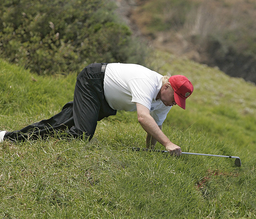
#> input picture HW02/inputs/P5/donald_plays_golf.png, 256 x 219 px, shrunk from 804 x 687 before the run; its folder holds only this picture in this run
$ jupyter execute --allow-errors Q5.ipynb
#> lines starting #> are read from the running program, lines starting #| are printed output that depends on the picture; after the words box and inside, x2 and y2 are one past the last pixel; in counts of white or black regions, pixels touching at a corner belong together
<a href="https://colab.research.google.com/github/nahbos/AUT-DIP/blob/main/HW02/Q5.ipynb" target="_parent"></a>

### - Sobhan Moradian Daghigh
#### - 5/7/2022
#### - DIP - HW02 - Q5

[cell 1]
import numpy as np
import glob
import cv2
from scipy.ndimage.filters import convolve
from numba import jit
from tqdm import trange
from matplotlib import pyplot as plt

# from imageio import imread, imwrite

[cell 2]
from google.colab import drive
drive.mount('/content/drive')

[cell 3]
def load_datas(folder_name):
#> called with folder_name = './drive/MyDrive/DIP-HW02-P5-datas/P5/'
    images = glob.glob('{}*.png'.format(folder_name))
    datas = []
    names = []
    for image in images:
        img = cv2.imread(image)
#> img is the input picture: shape (219, 256, 3); mean B, G, R 74.8, 113.2, 111.9
        img = cv2.cvtColor(img, cv2.COLOR_BGR2RGB)
        datas.append(img)
        names.append(image.split('/')[-1][:-4])
    return datas, names

[cell 4]
images, names = load_datas('./drive/MyDrive/DIP-HW02-P5-datas/P5/')
#> images = 1 item; names = ['donald_plays_golf']

[cell 5]
names
#> Out = ['donald_plays_golf']

# I. Finding the energy map
* Compute the derivative of the image using Sobel filter

[cell 6]
def find_energy_map(img):

  img = cv2.cvtColor(img, cv2.COLOR_BGR2GRAY).astype(np.float32)
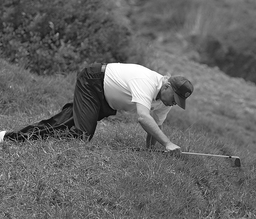
#> img: shape (219, 256) float32; min 0, max 255, mean 101.6

  filter_du = np.array([[1.0, 2.0, 1.0],
                        [0.0, 0.0, 0.0],
                        [-1.0, -2.0, -1.0]])

  filter_dv = np.array([[1.0, 0.0, -1.0],
                        [2.0, 0.0, -2.0],
                        [1.0, 0.0, -1.0]])

  energy_map = np.add(np.absolute(convolve(img, filter_du)), np.absolute(convolve(img, filter_dv)))
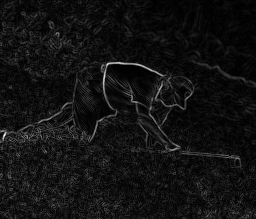
#> energy_map: shape (219, 256) float32; min 0, max 1238, mean 88.4; drawn with min black and max white

  return energy_map

[cell 7]
# Test
energy_map = find_energy_map(images[0])
plt.imshow(energy_map, cmap='gray')
plt.axis('off')
plt.show()

# II. Finding the seam with least energy

[cell 8]
@jit
def backtracker(energy_map, seam_dir):
  if seam_dir == 'horizontal':
    energy_map = np.rot90(energy_map, 1, (0, 1))

  r, c = energy_map.shape

  M = energy_map.copy()
  backtrack = np.zeros_like(M, dtype=int)

  for i in range(1, r):
      for j in range(0, c):
          if j == 0:
              idx = np.argmin(M[i - 1, j:j + 2])
              backtrack[i, j] = idx + j
              min_energy = M[i - 1, idx + j]
          else:
              idx = np.argmin(M[i - 1, j - 1:j + 2])
              backtrack[i, j] = idx + j - 1
              min_energy = M[i - 1, idx + j - 1]

          M[i, j] += min_energy

  if seam_dir == 'horizontal':
    M = np.rot90(M, 1, (0, 1))

  return M, backtrack

[cell 9]
@jit
def find_seams_list(energy_map, seam_dir, seam_num):

  r, c = energy_map.shape

  seams = []
  for _ in range(seam_num):
    mask = np.ones((r, c))
    M, backtrack = backtracker(energy_map, seam_dir)
    seam = []
    j = np.argmin(M[-1])
    for i in reversed(range(r)):
      seam.append((i, j))
      j = backtrack[i, j]

      mask[i, j] = 0

    energy_map = energy_map[mask==1].reshape((r, c - 1))
    c -= 1
    seams.append(seam)

  return seams, energy_map

[cell 10]
seams_list, resized_energy_map = find_seams_list(energy_map=energy_map, seam_dir='vertical', seam_num=100)
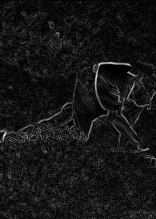
#> resized_energy_map: shape (219, 156) float32; min 0, max 1238, mean 106.7; drawn with min black and max white
#> seams_list = 100 items

# III. Image resizing

[cell 11]
def remove_seams(img, seams_list, seam_dir):

#> called with seam_dir = 'vertical'
  img = img.copy()

  if seam_dir == 'horizontal':
    img = np.rot90(img, 1, (0, 1))

  r, c, _ = img.shape
#> r = 219; c = 256
  org_c = c
#> org_c = 256
  images = []

  for seam in seams_list:
    mask = np.ones((r, c))

    for pixel in seam:
      mask[pixel] = 0

    # To show seams
    img[mask==0] = [255, 0, 0]
    images.append(img)

    # To delete seams
    img = img[mask==1].reshape((r, c - 1, 3))
    c -= 1
    images.append(img)
#> this loop made 100 passes
#> c on passes 1 to 12: 255, 254, 253, 252, 251, 250, 249, 248, 247, 246, 245, 244
#> pass 1, in remove_seams, `img = img[mask==1].reshape((r, c - 1, 3))`:
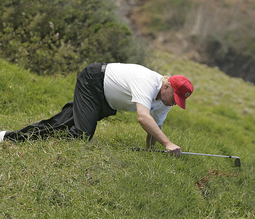
#> img: shape (219, 255, 3); mean R, G, B 111.9, 113.2, 74.8
#> pass 2, in remove_seams, `img = img[mask==1].reshape((r, c - 1, 3))`:
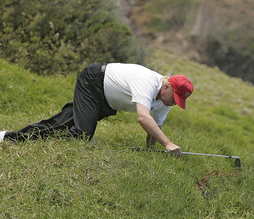
#> img: shape (219, 254, 3); mean R, G, B 111.9, 113.2, 74.8
#> pass 3, in remove_seams, `img = img[mask==1].reshape((r, c - 1, 3))`:
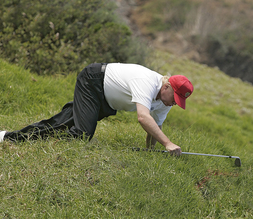
#> img: shape (219, 253, 3); mean R, G, B 111.9, 113.2, 74.8
#> after the loop:
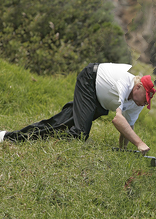
#> img: shape (219, 156, 3); mean R, G, B 108, 109.5, 72.2
#> after the loop:
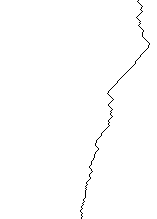
#> mask: shape (219, 157) float64; values 0 (black) and 1 (white), 99.4% white; black in thin lines or dots, all inside (x1, y1, x2, y2) = (80, 0, 150, 219)
#> after the loop, c = 156; images = 200 items

  img = img.reshape((r, org_c - len(seams_list), 3))

  if seam_dir == 'horizontal':
    img = np.rot90(img, 1, (0, 1))

  return img, images

[cell 12]
img_resized, frames = remove_seams(img=images[0], seams_list=seams_list, seam_dir='vertical')
#> frames = 200 items

$ run again, on HW02/inputs/P5/trump_queen.png
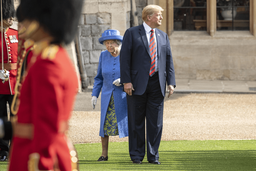
#> input picture HW02/inputs/P5/trump_queen.png, 256 x 171 px, shrunk from 1276 x 850 before the run
#> in load_datas, img is the input picture: shape (171, 256, 3); mean B, G, R 98.9, 110.6, 134.9
#> `images, names = load_datas('./drive/MyDrive/DIP-HW02-P5-datas/P5/')`: images = 1 item; names = ['trump_queen']
#> `seams_list, resized_energy_map = find_seams_list(energy_map=energy_map..`: seams_list = 100 items
#> the loop in remove_seams, `for seam in seams_list:` made 100 passes
#> c on passes 1 to 8: 255, 254, 253, 252, 251, 250, 249, 248
#> after the loop in remove_seams, `for seam in seams_list:`:
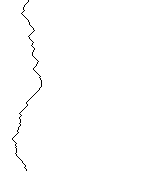
#> mask: shape (171, 157) float64; values 0 (black) and 1 (white), 99.4% white; black in thin lines or dots, all inside (x1, y1, x2, y2) = (12, 0, 42, 171)
#> after the loop in remove_seams, `for seam in seams_list:`: c = 156; images = 200 items
